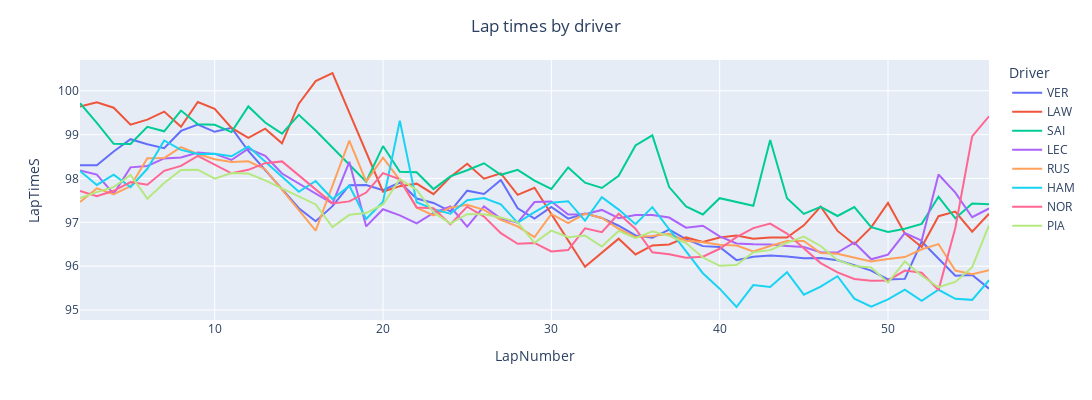

The cell this chart's notebook holds for it:
### Code cell
g=px.line(driver_laps_all, x='LapNumber', y='LapTimeS', color='Driver', hover_data=['LapTimeS'])
#formatting options
g.update_layout(title={
        'text': f'Lap times by driver',
        'y':0.95,
        'x':0.5,
        'xanchor': 'center',
        'yanchor': 'top'},
        autosize=False,
        width=1200,
        height=400,
        )
g.show()
